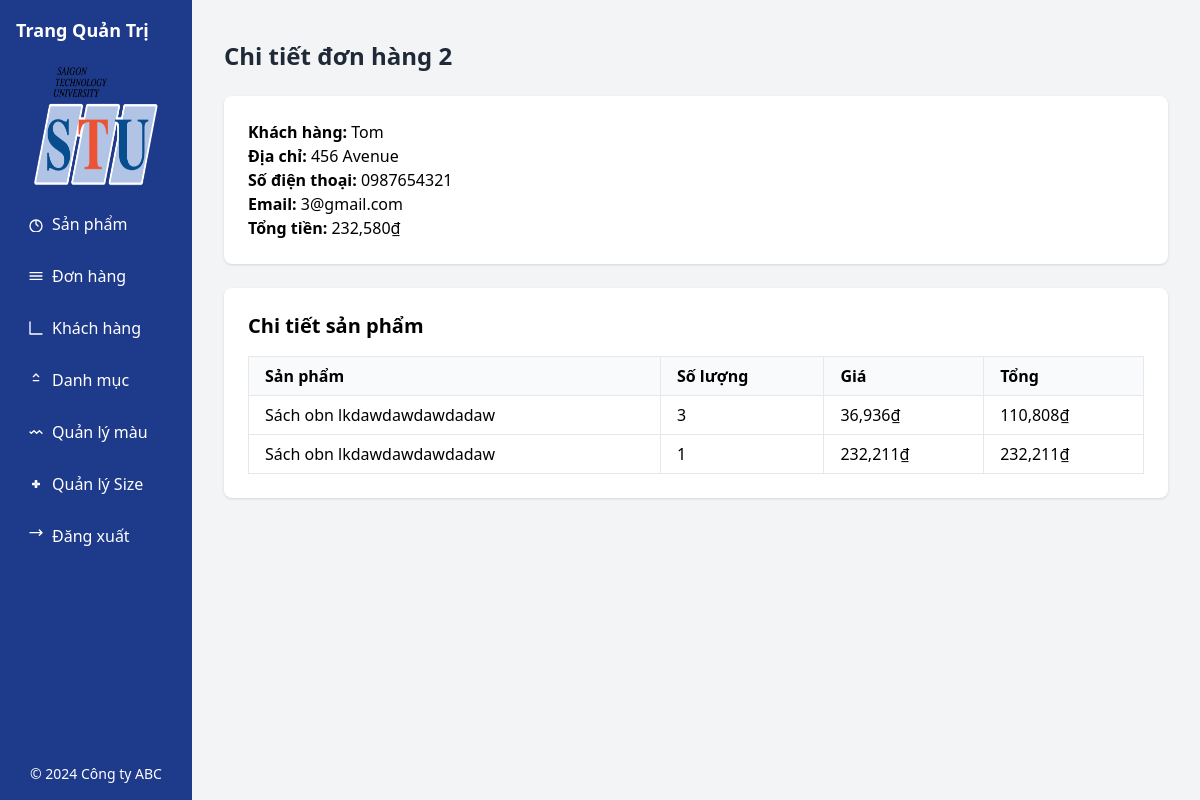
Page /index.php?page=chitiet&order_id=2 on the committed database.
### tables this page shows
CREATE TABLE IF NOT EXISTS `order` (
  `order_id` int NOT NULL AUTO_INCREMENT,
  `user_id` int NOT NULL,
  `email` varchar(100) NOT NULL,
  `user_name` varchar(50) NOT NULL,
  `user_address` varchar(255) NOT NULL,
  `tel` varchar(11) NOT NULL,
  `note` text NOT NULL,
  `total` float NOT NULL,
  `status` int NOT NULL,
  PRIMARY KEY (`order_id`),
  KEY `user` (`user_id`)
);

CREATE TABLE IF NOT EXISTS `order_detail` (
  `detail_id` int NOT NULL AUTO_INCREMENT,
  `order_id` int NOT NULL,
  `product_detail_id` int NOT NULL,
  `quantity` int NOT NULL,
  `product_name` varchar(50) NOT NULL,
  `total_price` float NOT NULL,
  PRIMARY KEY (`detail_id`),
  KEY `order` (`order_id`),
  KEY `product_detail_id` (`product_detail_id`)
);

### class/Db.php (called while the page is built, shortened)
<?php
class Db
{
  public static $conn = null;
  function __construct()
  {
    Db::$conn = new PDO("mysql:host=localhost; dbname=e1", 'root', '');
    Db::$conn->setAttribute(PDO::ATTR_ERRMODE, PDO::ERRMODE_EXCEPTION);
  }
  function selectSQL($sql, $arrParam = [])
  {
    $stm = Db::$conn->prepare($sql);
    $stm->execute($arrParam);
    return $stm->fetchAll(PDO::FETCH_ASSOC);
  }
}

### admin/chitiet.php (the view, shortened to what this page needs)
<?php
$order = new Order();
$order_id = $_GET['order_id'];
$order_data = $order->selectSQL('SELECT * FROM `order` WHERE order_id = ?', [$order_id])[0];
$order_details = $order->selectSQL('SELECT * FROM `order_detail` WHERE order_id = ?', [$order_id]);
?>
<!DOCTYPE html>
<html lang="en">
<head>
    <link href="https://cdn.jsdelivr.net/npm/tailwindcss@2.2.19/dist/tailwind.min.css" rel="stylesheet">
</head>
<body class="bg-gray-100">
    <div class='flex '>
        <?php include './views/navAdmin.php'; ?>
        <div class='flex-1 p-4'>
            <div class="container mx-auto px-4 py-6">
                <h1 class="text-2xl font-bold text-gray-800 mb-6">Chi tiết đơn hàng
                    <?php echo $order_data['order_id']; ?></h1>
                <div class="bg-white rounded-lg shadow p-6 mb-6">
                    <p><strong>Khách hàng:</strong> <?php echo $order_data['user_name']; ?></p>
                    <p><strong>Địa chỉ:</strong> <?php echo $order_data['user_address']; ?></p>
                    <p><strong>Số điện thoại:</strong> <?php echo $order_data['tel']; ?></p>
                    <p><strong>Email:</strong> <?php echo $order_data['email']; ?></p>
                    <p><strong>Tổng tiền:</strong> <?php echo number_format($order_data['total']); ?>₫</p>
                </div>
                <div class="bg-white rounded-lg shadow p-6">
                    <h2 class="text-xl font-semibold mb-4">Chi tiết sản phẩm</h2>
                    <table class="table-auto w-full text-left border-collapse border border-gray-200">
                        <thead class="bg-gray-50">
                            <tr>
                                <th class="px-4 py-2 border border-gray-200">Sản phẩm</th>
                                <th class="px-4 py-2 border border-gray-200">Số lượng</th>
                                <th class="px-4 py-2 border border-gray-200">Giá</th>
                                <th class="px-4 py-2 border border-gray-200">Tổng</th>
                            </tr>
                        </thead>
                        <tbody>
                            <?php foreach ($order_details as $detail): ?>
                            <tr>
                                <td class="px-4 py-2 border border-gray-200"><?php echo $detail['product_name']; ?></td>
                                <td class="px-4 py-2 border border-gray-200"><?php echo $detail['quantity']; ?></td>
                                <td class="px-4 py-2 border border-gray-200">
                                    <?php echo number_format($detail['total_price']); ?>₫
                                </td>
                                <td class="px-4 py-2 border border-gray-200">
                                    <?php echo number_format($detail['quantity'] * $detail['total_price']); ?>₫</td>
                            </tr>
                            <?php endforeach; ?>
                        </tbody>
                    </table>
                </div>
            </div>
        </div>
    </div>
</body>
</html>

### rows in the picture
order: order_id "2", user_name "Tom", user_address "456 Avenue", tel "0987654321", email "3@gmail.com", total "232,580"
order_detail: product_name "Sách obn lkdawdawdawdadaw", quantity "3", total_price "36,936", $detail['quantity'] * $detail['total_price'] "110,808"
order_detail: product_name "Sách obn lkdawdawdawdadaw", quantity "1", total_price "232,211", $detail['quantity'] * $detail['total_price'] "232,211"
